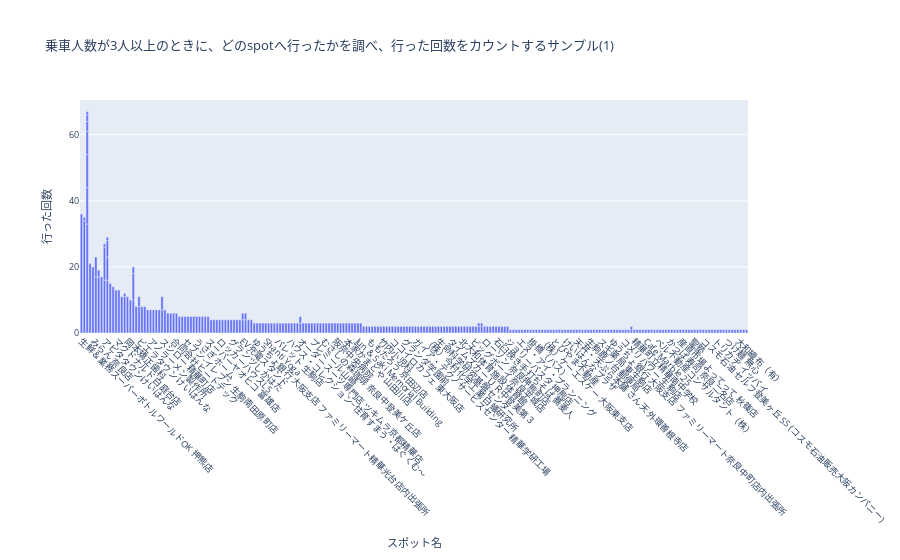
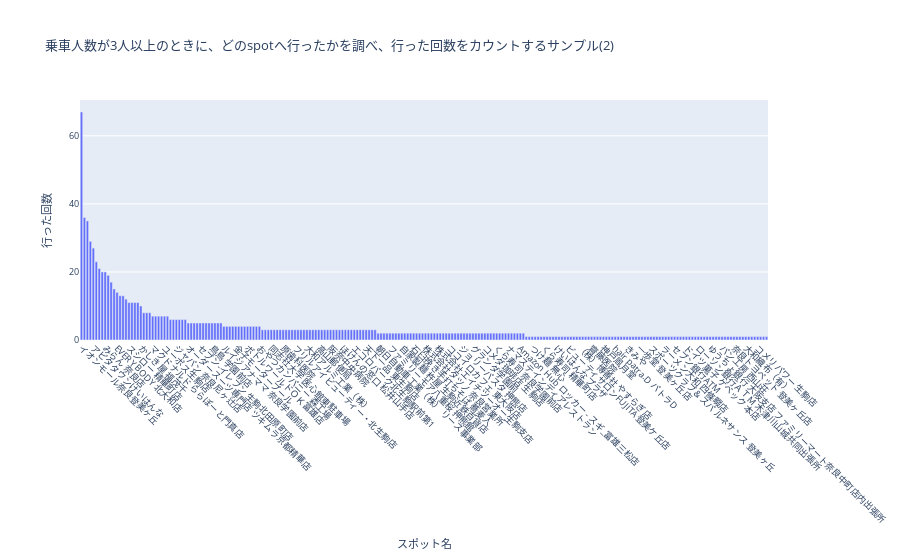

Write notebook code for charts like these, in order.
### Code cell
# 乗車人数が3人以上のときに，どのspotへ行ったかを調べ，行った回数をカウントするサンプル

# 参考リンク
# テーブル結合 https://note.nkmk.me/en/python-pandas-merge-join/
# データ集計 https://note.nkmk.me/python-pandas-groupby-statistics/
# データの重複削除 https://note.nkmk.me/python-pandas-duplicated-drop-duplicates/
# ソート https://note.nkmk.me/python-pandas-sort-in-any-order/
# ソート https://note.nkmk.me/python-pandas-sort-values-sort-index/
# グラフ描画 https://plotly.com/python/

import plotly.express as px

# trip tableとhistory tableを結合
trip_with_history = trip_df.merge(history_df, on="history_id")
# 乗車人数が3人以上のもので絞り込み
trip_more_than_three_passengers = trip_with_history[
    trip_with_history["passengers_count"] >= 3
]
# spot_idを元にspot tableを結合する
trip_with_spot = trip_more_than_three_passengers.merge(spot_df, on="spot_id")
# is_parkingがFalseのものだけ抽出する
trip_with_non_parking_spot = trip_with_spot[trip_with_spot["is_parking"] == False]

# 可視化パターン1
# spot_idに基づいて，spot_nameとその件数を取得し，ソートする
result_df = (
    trip_with_non_parking_spot.groupby(["spot_id", "spot_name"])
    .size()
    .to_frame("count")
    .sort_values("count", ascending=False)
    .reset_index()
)

fig1 = px.bar(
    result_df,
    x="spot_name",
    y="count",
    title="乗車人数が3人以上のときに、どのspotへ行ったかを調べ、行った回数をカウントするサンプル(1)",
    labels={"count": "行った回数"}, 
)
fig1.update_layout(
    xaxis=dict(
        tickangle=45,
        title_text="スポット名",
    ),
    yaxis=dict(
        title_text="行った回数",
    ),
    font=dict(
        size=9,
    ),
)
fig1.show()


# 可視化パターン2
# spot_nameに基づいて，その件数を取得し，ソートする
total_counts_df = (
    trip_with_non_parking_spot.groupby('spot_name')['count']
    .size()
    .to_frame("count")
    .sort_values("count", ascending=False)
    .reset_index()
)

fig2 = px.bar(
    total_counts_df,
    x="spot_name",
    y="count",
    title="乗車人数が3人以上のときに、どのspotへ行ったかを調べ、行った回数をカウントするサンプル(2)",
    labels={"count": "行った回数"}, 
)
fig2.update_layout(
    xaxis=dict(
        tickangle=45,
        title_text="スポット名",
    ),
    yaxis=dict(
        title_text="行った回数",
    ),
    font=dict(
        size=9,
    ),
)
fig2.show()

### Figure 1 — Plotly figure (JSON) as saved in the notebook; plotly's stock layout.template omitted (floating-point values rounded to 4 significant figures; data arrays with more than 128 entries replaced by an {"elided": "..."} marker saying what was removed)
{"data": [{"alignmentgroup": "True", "hovertemplate": "spot_name=%{x}<br>行った回数=%{y}<extra></extra>", "legendgroup": "", "marker": {"color": "#636efa", "pattern": {"shape": ""}}, "name": "", "offsetgroup": "", "orientation": "v", "showlegend": false, "textposition": "auto", "type": "bar", "x": {"elided": "257 str values"}, "xaxis": "x", "y": {"elided": "257 int values"}, "yaxis": "y"}], "layout": {"barmode": "relative", "font": {"size": 9}, "legend": {"tracegroupgap": 0}, "title": {"text": "乗車人数が3人以上のときに、どのspotへ行ったかを調べ、行った回数をカウントするサンプル(1)"}, "xaxis": {"anchor": "y", "domain": [0, 1], "tickangle": 45, "title": {"text": "スポット名"}}, "yaxis": {"anchor": "x", "domain": [0, 1], "title": {"text": "行った回数"}}}}

### Figure 2 — Plotly figure (JSON) as saved in the notebook; plotly's stock layout.template omitted (floating-point values rounded to 4 significant figures; data arrays with more than 128 entries replaced by an {"elided": "..."} marker saying what was removed)
{"data": [{"alignmentgroup": "True", "hovertemplate": "spot_name=%{x}<br>行った回数=%{y}<extra></extra>", "legendgroup": "", "marker": {"color": "#636efa", "pattern": {"shape": ""}}, "name": "", "offsetgroup": "", "orientation": "v", "showlegend": false, "textposition": "auto", "type": "bar", "x": {"elided": "232 str values"}, "xaxis": "x", "y": {"elided": "232 int values"}, "yaxis": "y"}], "layout": {"barmode": "relative", "font": {"size": 9}, "legend": {"tracegroupgap": 0}, "title": {"text": "乗車人数が3人以上のときに、どのspotへ行ったかを調べ、行った回数をカウントするサンプル(2)"}, "xaxis": {"anchor": "y", "domain": [0, 1], "tickangle": 45, "title": {"text": "スポット名"}}, "yaxis": {"anchor": "x", "domain": [0, 1], "title": {"text": "行った回数"}}}}
